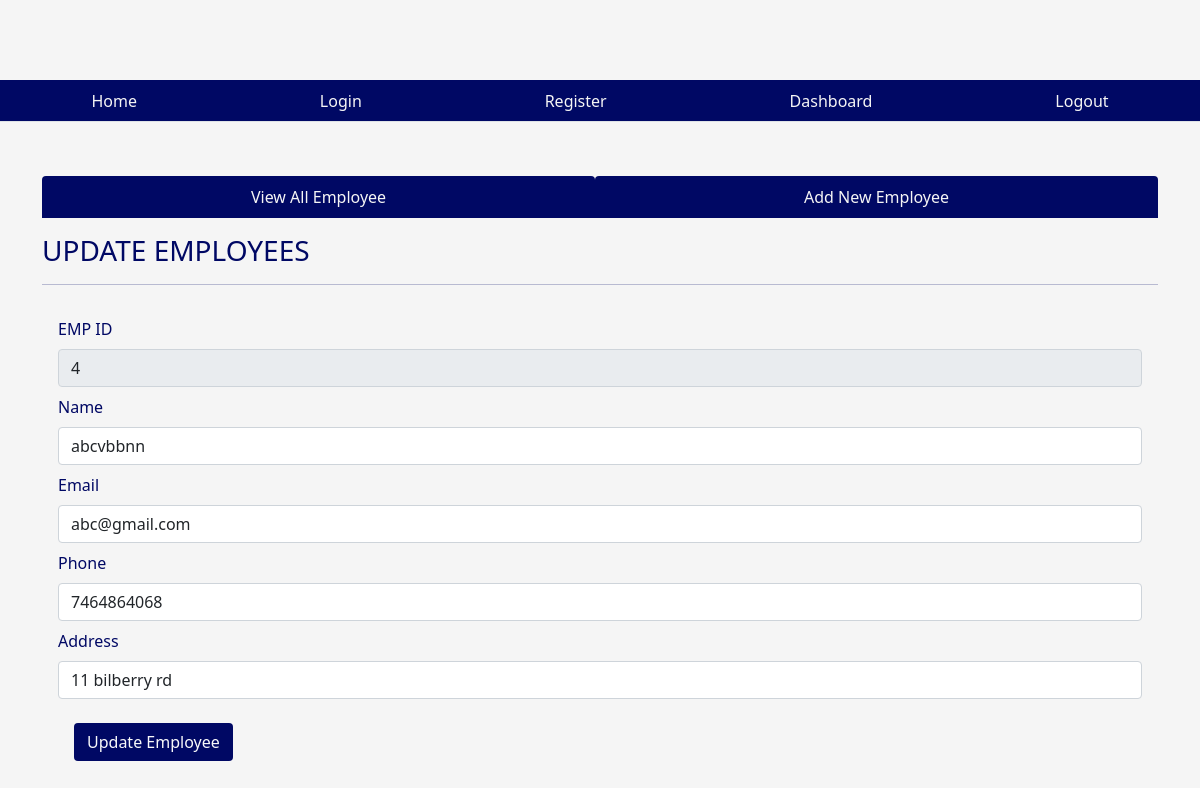
Screenshot of /fetchone/4 with the database file from the repository.
### tables this page shows
CREATE TABLE emp(empid INTEGER PRIMARY KEY AUTOINCREMENT, name VARCHAR(30) NOT NULL, email VARCHAR(30), phone INTEGER, address VARCHAR(30), joining_date timestamp DEFAULT CURRENT_TIMESTAMP, total_projects INTEGER DEFAULT 1, total_test_case INTEGER , total_defects_found INTEGER DEFAULT 1, total_defects_pending INTEGER DEFAULT 1);

### app.py (the view)
@app.route('/fetchone/<int:empid>')
def fetchone(empid):
    user = get_current_user()
    db = get_database()
    emp_cur = db.execute('select * from emp where empid = ?', [empid])
    single_emp = emp_cur.fetchone()
    return render_template('updateemployee.html', user = user, single_emp = single_emp)

### app.py (called while the page is built)
@app.teardown_appcontext
def close_database(error):
    if hasattr(g, 'crudapplication_db'):
        g.crudapplication_db.close()

def get_current_user():
    user = None
    if 'user' in session:
        user = session['user']
        db = get_database()
        user_cur = db.execute('select * from users where name = ?', [user])
        user = user_cur.fetchone()
    return user

### database.py (called while the page is built)
def connect_to_database():
    sql = sqlite3.connect('C:/Users/sanje/OneDrive/Desktop/SFIA_project/SFIA_project.db')
    sql.row_factory = sqlite3.Row
    return sql

def get_database():
    if not hasattr(g, 'SFIA_project_db'):
        g.SFIA_project_db = connect_to_database()
    return g.SFIA_project_db

### templates/updateemployee.html (shortened to what this page needs)
{% from "showlinks.html" import show_links, showsocialmedialinks %}
<!DOCTYPE html>
<html lang="en">
<head>
    <link href="https://cdn.jsdelivr.net/npm/bootstrap@5.1.3/dist/css/bootstrap.min.css" rel="stylesheet">
    <link rel="stylesheet" href="{{ url_for('static', filename='home.css')}}" type = "text/css">
</head>
<body>
      <div class="parent">
        <div class="child child1">
        </div>
        <div class="child child2">
          {{ showsocialmedialinks() }}
        </div>
        <div class="child child3">
          {{ show_links() }}
      </div>
        <div class="child child4">
        </div>
        <div class="child child5" style="color:rgb(0, 8, 100);">
        </div>
        <div class="child child6left">
        </div>
        <div class="child child6 container" style="color:rgb(0, 8, 100);">
            <ul class="nav nav-tabs nav-fill mb-3">
                <li class="nav-item">
                  <a class="nav-link" style=" background-color:rgb(0, 8, 100); color:whitesmoke;"  href="dashboard.html">View All Employee</a>
                </li>
                <li class="nav-item">
                  <a class="nav-link" style=" background-color:rgb(0, 8, 100); color:whitesmoke;" href="addnewemployee.html">Add New Employee</a>
                </li>
              </ul>
              <div class="table-responsive-lg caption-top">
                <caption><h3>UPDATE EMPLOYEES</h3></caption>
                 <hr>
                 {% if single_emp %}
                <form class="p-3" action="/updateemployee" method="POST">
                  <div class="mb-2">
                    <label for="empid" class="form-label">EMP ID</label>
                    <input type="text" class="form-control" id="empid" value = "{{single_emp['empid']}}" name="empid" readonly>
                  </div>
                    <div class="mb-2">
                      <label for="name" class="form-label">Name</label>
                      <input type="text" class="form-control" id="name" value = "{{single_emp['name']}}" name = "name">
                    </div>
                    <div class="mb-2">
                      <label for="email" class="form-label">Email</label>
                      <input type="text" class="form-control" id="email" value= "{{single_emp['email']}}" name="email">
                    </div>
                    <div class="mb-2">
                        <label for="name" class="form-label">Phone</label>
                        <input type="text" class="form-control" id="phone" value="{{single_emp['phone']}}" name="phone">
                      </div>
                      <div class="mb-2">
                        <label for="email" class="form-label">Address</label>
                        <input type="text" class="form-control" id="phone" value = "{{single_emp['address']}}" name = "address">
                      </div>
                      {% endif %}
            <button type="submit" class="btn text-light m-3" style="background-color:rgb(0, 8, 100);">Update Employee</button>
                  </form>
              </div>
        </div>
        <div class="child child6right">
        </div>
      </div>
</body>
</html>

### static/home.css (style rules this page uses)
html, body { height: 100%; background-color:whitesmoke; color:rgb(0, 8, 100); }
.parent { height: 100%; display: grid; grid-template-columns: repeat(4, 1fr); grid-template-rows: 10% 5% 7% auto 7%; }
.child { margin-bottom: 10px; }
.child1 { grid-column: 1/2; grid-row: 1/2; }
.child2 { grid-column: 3/-1; grid-row: 1/2; }
.child3 { grid-column: 1/-1; grid-row: 2/3; }
.child4 { grid-column: 1/2; grid-row: 3/4; }
.child5 { grid-column: 4/5; grid-row: 3/4; text-align: center; }
.child6 { grid-column: 1/-1; grid-row: 4/5; }

### rows the page displays
emp: empid "4", name "abcvbbnn", email "abc@gmail.com", phone "7464864068", address "11 bilberry rd"
